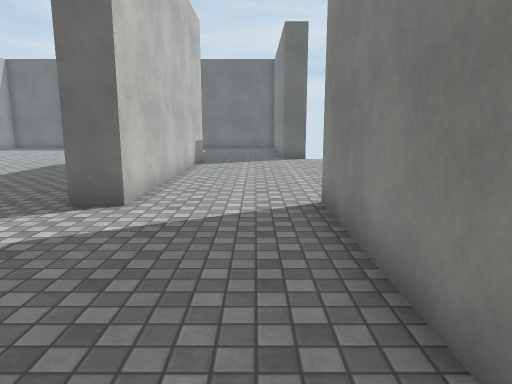
[1] (above)

15 first-person views from a walk through a 3-D level made in the Unity game engine. The camera is 1.4 m above the floor, tilts 10° down and sees 70° across. The floor is counted in squares, 1 m on a side. Each view is taken from the middle of a square. On the plan, view 1 faces up. The plan holds only what a view shows up to about 16 squares ahead; the rest is blank. The player character is not drawn. Surface patterns are stand-ins for the level's own textures.

[2]
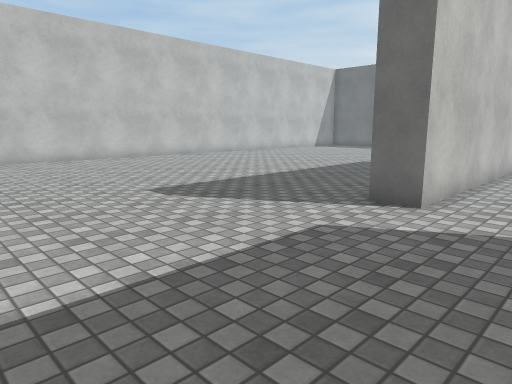

[3]
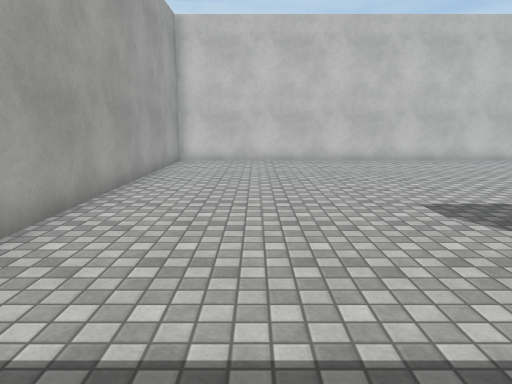

[4]
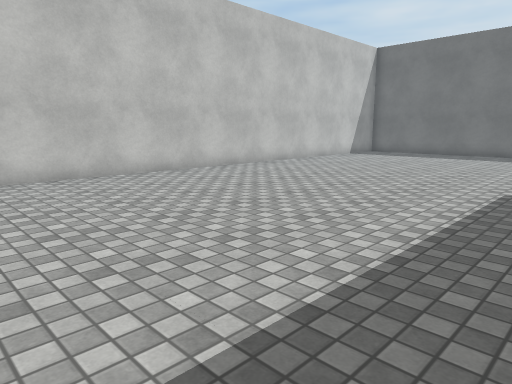

[5]
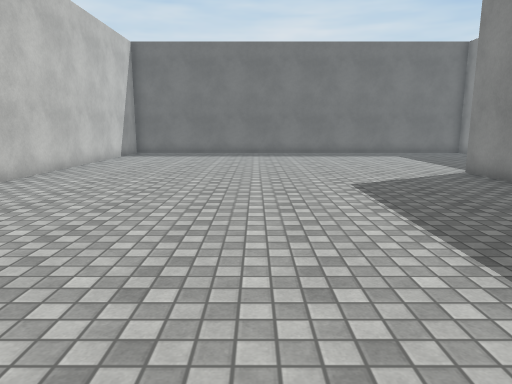

[6]
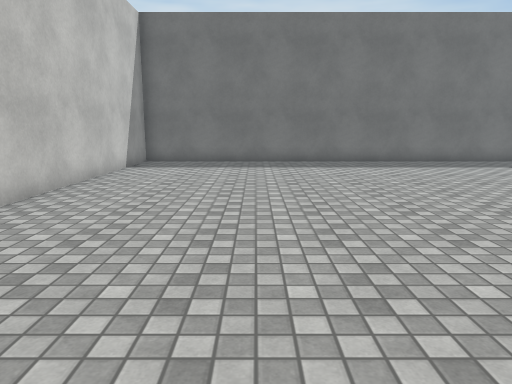

[7]
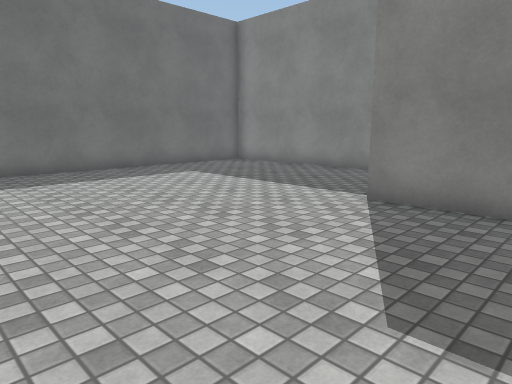

[8]
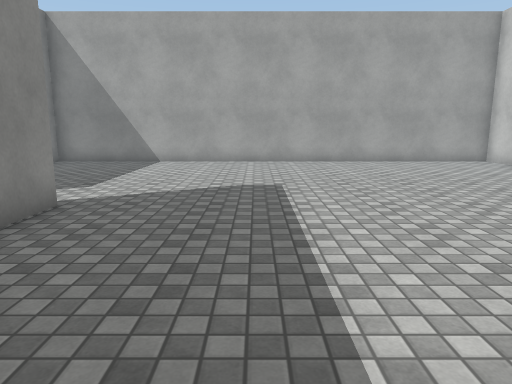

[9]
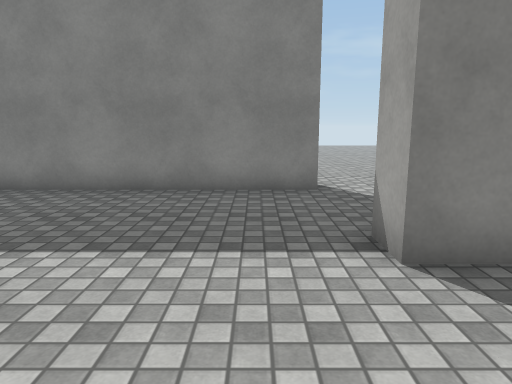

[10]
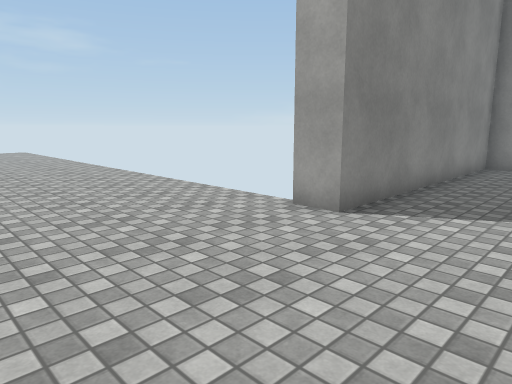

[11]
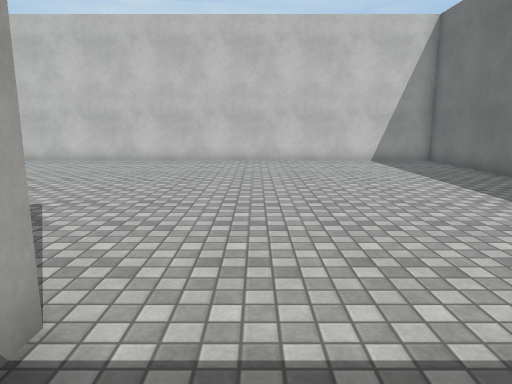

[12]
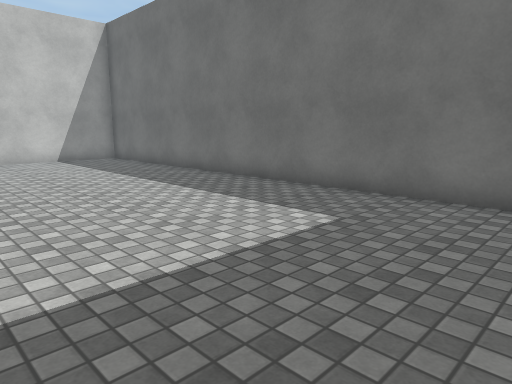

[13]
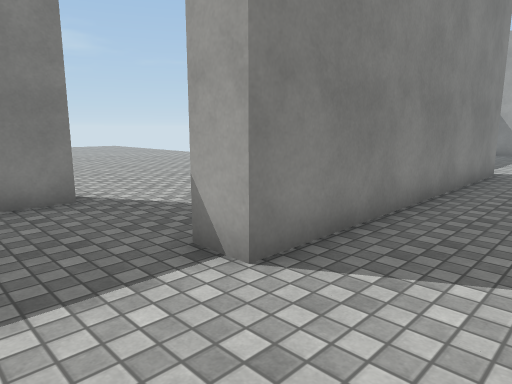

[14]
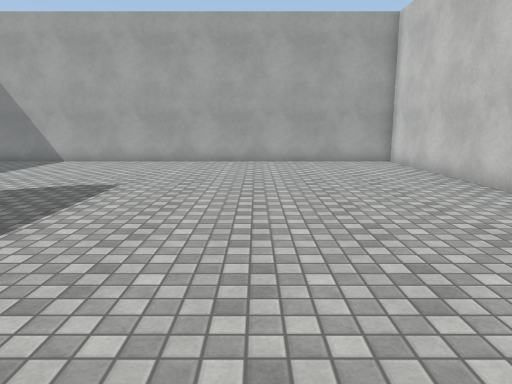

[15]
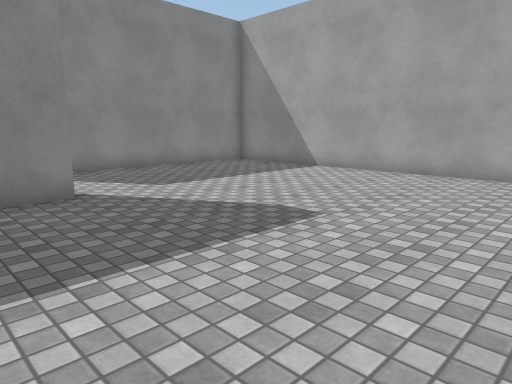

### Floor plan
Points are (right, up) in squares from view 1. A wall is a line through its corners. A room is listed if a view was taken in it or the views show most of it. See-through windows are left out.
Room 1 (views 1, 2, 3, 4, 5, 6, 7, 8, 9, 11, 12, 13, 14, 15)
walls: (-2.4, 7.5) (-2.4, 6.5) (-3.4, 6.5) (-3.4, 16.5) (-2.4, 16.5); (1.2, 16.5) (1.2, 24.8); (0.8, 25.4) (-16.6, 25.4) (-16.6, -2.3) (1.2, -2.3) (1.2, 6.8)
ways out: opening at (-1, 6.7) to room 2; opening at (-1, 17) to room 2
Room 2 (view 10)
walls: (1.2, 6.8) (2.2, 6.8); (-2.4, 16.5) (-2.4, 7.5)
ways out: opening at (-1, 6.7) to room 1; opening at (-1, 17) to room 1

Positions as (right, up) in squares from view 1, and headings:
1: (0, 0), facing up
2: (0, 0), facing up-left
3: (-1, 1), facing left
4: (-6, 5), facing up-left
5: (-10, 5), facing up
6: (-12, 10), facing up
7: (-10, 13), facing up-right
8: (-7, 13), facing down
9: (-7, 18), facing right
10: (-2, 12), facing down-right
11: (-1, 18), facing left
12: (0, 18), facing up-left
13: (-6, 19), facing down-right
14: (-11, 13), facing down
15: (-11, 9), facing down-right
